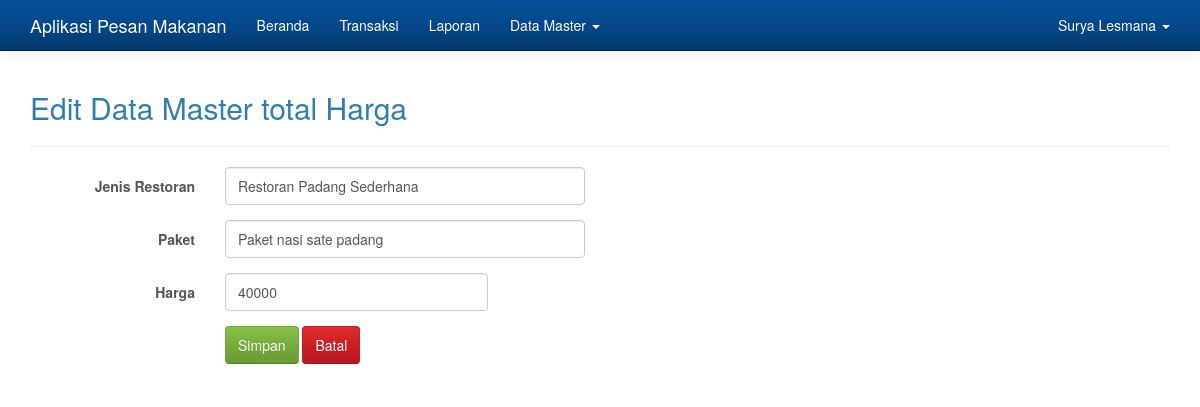
The app's page /admin.php?hlm=biaya&aksi=edit&id_biaya=5 (signed in) with its own data.
### tables this page shows
CREATE TABLE IF NOT EXISTS `biaya` (
  `id_biaya` int(10) NOT NULL,
  `jenis` varchar(50) NOT NULL,
  `paket` varchar(100) NOT NULL,
  `biaya` int(10) NOT NULL
);

### biaya_edit.php (the view, shortened to what this page needs)
<?php
if( empty( $_SESSION['id_user'] ) ){
	$_SESSION['err'] = '<strong>ERROR!</strong> Anda harus login terlebih dahulu.';
	header('Location: ./');
	die();
} else {
	if( isset( $_REQUEST['submit'] )){
		$id_biaya = $_REQUEST['id_biaya'];
		$jenis = $_REQUEST['jenis'];
		$paket = $_REQUEST['paket'];
		$biaya = $_REQUEST['biaya'];
		$sql = mysqli_query($koneksi, "UPDATE biaya SET jenis='$jenis', paket='$paket', biaya='$biaya' WHERE id_biaya='$id_biaya'");
		if($sql == true){
			header('Location: ./admin.php?hlm=biaya');
			die();
		} else {
			echo 'ERROR! Periksa penulisan querynya.';
		}
	} else {
		$id_biaya = $_REQUEST['id_biaya'];
		$sql = mysqli_query($koneksi, "SELECT * FROM biaya WHERE id_biaya='$id_biaya'");
		while($row = mysqli_fetch_array($sql)){
?>
<h2>Edit Data Master total Harga</h2>
<hr>
<form method="post" action="" class="form-horizontal" role="form">
	<div class="form-group">
		<label for="jenis" class="col-sm-2 control-label">Jenis Restoran</label>
		<div class="col-sm-4">
			<input type="text" class="form-control" id="jenis" value="<?php echo $row['jenis']; ?>" name="jenis" placeholder="Jenis Restoran" required>
		</div>
	</div>
	<div class="form-group">
		<label for="paket" class="col-sm-2 control-label">Paket</label>
		<div class="col-sm-4">
			<input type="text" class="form-control" id="paket" value="<?php echo $row['paket']; ?>" name="paket" placeholder="Paket" required>
		</div>
	</div>
	<div class="form-group">
		<label for="biaya" class="col-sm-2 control-label">Harga</label>
		<div class="col-sm-3">
			<input type="number" class="form-control" id="biaya" value="<?php echo $row['biaya']; ?>" name="biaya" placeholder="Harga" required>
		</div>
	</div>
	<div class="form-group">
		<div class="col-sm-offset-2 col-sm-10">
			<button type="submit" name="submit" class="btn btn-success">Simpan</button>
			<a href="./admin.php?hlm=biaya" class="btn btn-danger">Batal</a>
		</div>
	</div>
</form>
<?php
	}
	}
}
?>

### admin.php (style rules this page uses)
body { min-height: 200px; padding-top: 70px; }

### records on screen
biaya: jenis "Restoran Padang Sederhana", paket "Paket nasi sate padang", biaya "40000"

### other values on screen
$_SESSION['nama'] "Surya Lesmana"
